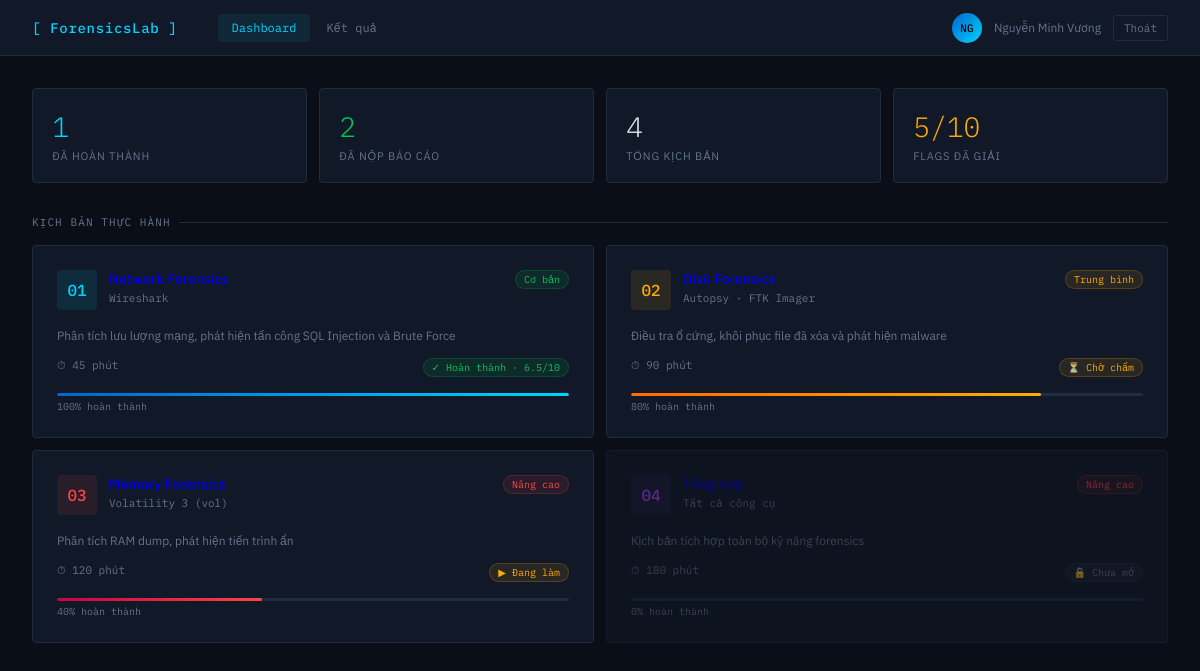
/dashboard (signed in), run on the app's committed database.
### tables this page shows
CREATE TABLE scenarios (
                id INTEGER PRIMARY KEY,
                title TEXT,
                description TEXT,
                level TEXT,
                tools TEXT,
                duration TEXT,
                status TEXT DEFAULT 'locked'
            );

CREATE TABLE progress (
                id INTEGER PRIMARY KEY,
                user_id INTEGER,
                scenario_id INTEGER,
                status TEXT DEFAULT 'not_started',
                score REAL,
                submitted_at TEXT,
                report TEXT, teacher_score REAL DEFAULT 0.0,
                FOREIGN KEY (user_id) REFERENCES users(id) ON DELETE CASCADE,
                FOREIGN KEY (scenario_id) REFERENCES scenarios(id) ON DELETE CASCADE
            );

### app.py (the view, shortened to what this page needs)
@app.route('/dashboard')
def dashboard():
    if 'user_id' not in session:
        return redirect(url_for('login'))
    conn = get_db()
    scenarios = conn.execute("SELECT * FROM scenarios").fetchall()
    if session['role'] == 'student':
        progress = conn.execute("SELECT * FROM progress WHERE user_id=?", (session['user_id'],)).fetchall()
        progress_map = {p['scenario_id']: p for p in progress}
        solved_flags = conn.execute("SELECT COUNT(*) FROM user_answers WHERE user_id=? AND is_correct=1", (session['user_id'],)).fetchone()[0]
        total_flags = conn.execute("SELECT COUNT(*) FROM questions").fetchone()[0]
        return render_template('student_dashboard.html', scenarios=scenarios, progress_map=progress_map,
                               solved_flags=solved_flags, total_flags=total_flags)

### app.py (called while the page is built)
def get_db():
    db = getattr(g, '_database', None)
    if db is None:
        db = g._database = sqlite3.connect(DB)
        db.row_factory = sqlite3.Row
        db.execute("PRAGMA foreign_keys = ON;")
    return db

@app.teardown_appcontext
def close_connection(exception):
    db = getattr(g, '_database', None)
    if db is not None:
        db.close()

### templates/student_dashboard.html (shortened to what this page needs)
{% extends 'base.html' %}
{% block navbar %}
<nav class="navbar">
  <span class="brand">[ ForensicsLab ]</span>
  <div class="nav-links">
    <a class="nav-link active" href="/dashboard">Dashboard</a>
    <a class="nav-link" href="#">Kết quả</a>
  </div>
  <div class="nav-right">
    <div class="avatar">{{ session.fullname[:2].upper() }}</div>
    <span style="display: inline-block; max-width: 120px; overflow: hidden; text-overflow: ellipsis; white-space: nowrap;">{{ session.fullname }}</span>
    <a class="logout" href="/logout">Thoát</a>
  </div>
</nav>
{% endblock %}
{% block content %}
<div class="content">
  <div class="stats">
    {% set done = progress_map.values()|selectattr('status','equalto','graded')|list|length %}
    {% set submitted = progress_map.values()|selectattr('status','in',['submitted','graded'])|list|length %}
    <div class="stat"><div class="stat-val" style="color:var(--accent)">{{ done }}</div><div class="stat-label">Đã hoàn thành</div></div>
    <div class="stat"><div class="stat-val" style="color:var(--success)">{{ submitted }}</div><div class="stat-label">Đã nộp báo cáo</div></div>
    <div class="stat"><div class="stat-val">{{ scenarios|length }}</div><div class="stat-label">Tổng kịch bản</div></div>
    <div class="stat"><div class="stat-val" style="color:var(--warning)">{{ solved_flags }}/{{ total_flags }}</div><div class="stat-label">Flags đã giải</div></div>
  </div>
  <div class="section-title">Kịch bản thực hành</div>
  <div class="labs">
    {% set colors = ['c1','c2','c3','c4'] %}
    {% set nums = ['n1','n2','n3','n4'] %}
    {% set pfs = ['pf1','pf2','pf3','pf4'] %}
    {% set badges = ['b-basic','b-mid','b-adv','b-adv'] %}
    {% for s in scenarios %}
    {% set p = progress_map.get(s.id) %}
    {% set locked = s.status == 'locked' %}
    <a href="{% if not locked %}/lab/{{ s.id }}{% else %}#{% endif %}" class="lab-card {{ colors[loop.index0] }} {% if locked %}locked{% endif %}">
      <div class="lab-header">
        <div class="lab-num {{ nums[loop.index0] }}">0{{ loop.index }}</div>
        <div style="flex:1">
          <div class="lab-title">{{ s.title }}</div>
          <div class="lab-sub">{{ s.tools }}</div>
        </div>
        <span class="badge {{ badges[loop.index0] }}">{{ s.level }}</span>
      </div>
      <div style="font-size:12px;color:var(--muted);line-height:1.6">{{ s.description }}</div>
      <div class="lab-meta">
        <span>⏱ {{ s.duration }}</span>
        <span style="margin-left:auto">
          {% if locked %}<span class="badge b-locked">🔒 Chưa mở</span>
          {% elif p and p.status == 'graded' %}<span class="badge b-done">✓ Hoàn thành{% if p.score %} · {{ p.score }}/10{% endif %}</span>
          {% elif p and p.status == 'submitted' %}<span class="badge b-ongoing">⏳ Chờ chấm</span>
          {% elif p %}<span class="badge b-ongoing">▶ Đang làm</span>
          {% else %}<span class="badge b-basic">Bắt đầu</span>{% endif %}
        </span>
      </div>
      <div class="prog-track"><div class="prog-fill {{ pfs[loop.index0] }}" style="width:{% if p and p.status=='graded' %}100{% elif p and p.status=='submitted' %}80{% elif p %}40{% else %}0{% endif %}%"></div></div>
      <div class="prog-label">{% if p and p.status=='graded' %}100{% elif p and p.status=='submitted' %}80{% elif p %}40{% else %}0{% endif %}% hoàn thành</div>
    </a>
    {% endfor %}
  </div>
</div>
{% endblock %}

### templates/base.html (shortened to what this page needs)
<!DOCTYPE html>
<html lang="vi">
<head>
    <link rel="stylesheet" href="{{ url_for('static', filename='css/style.css') }}">
</head>
<body>
    {% block navbar %}{% endblock %}
    {% block content %}{% endblock %}
</body>
</html>

### static/css/style.css (style rules this page uses)
* { box-sizing: border-box; margin: 0; padding: 0; }
:root { --bg: #0a0e17; --surface: #111827; --surface2: #0f172a; --border: #1e2d40; --accent: #00d4ff; --accent2: #0066cc; --text: #e2e8f0; --muted: #64748b; --success: #00c853; --warning: #ffab00; --danger: #ff4444; }
body { background: var(--bg); color: var(--text); font-family: 'IBM Plex Sans', sans-serif; min-height: 100vh; }
.navbar { background: var(--surface); border-bottom: 1px solid var(--border); padding: 0 2rem; display: flex; align-items: center; height: 56px; gap: 1rem; }
.brand { font-family: 'IBM Plex Mono', monospace; font-size: 14px; color: var(--accent); font-weight: 500; letter-spacing: .05em; text-decoration: none; }
.nav-links { display: flex; gap: 2px; margin-left: 1.5rem; }
.nav-link { padding: 6px 14px; border-radius: 3px; font-size: 12px; color: var(--muted); cursor: pointer; text-decoration: none; font-family: 'IBM Plex Mono', monospace; transition: .15s; }
.nav-link:hover, .nav-link.active { color: var(--accent); background: rgba(0, 212, 255, .08); }
.nav-right { margin-left: auto; display: flex; align-items: center; gap: 12px; font-size: 12px; color: var(--muted); }
.avatar { width: 30px; height: 30px; border-radius: 50%; background: linear-gradient(135deg, var(--accent2), var(--accent)); display: flex; align-items: center; justify-content: center; font-size: 11px; font-weight: 500; color: #000; font-family: 'IBM Plex Mono', monospace; }
.logout { padding: 5px 10px; border: 1px solid var(--border); border-radius: 3px; background: transparent; color: var(--muted); font-size: 11px; cursor: pointer; font-family: 'IBM Plex Mono', monospace; text-decoration: none; transition: 0.15s; }
.content { padding: 2rem; max-width: 1200px; margin: 0 auto; }
.section-title { font-size: 11px; color: var(--muted); text-transform: uppercase; letter-spacing: .1em; font-family: 'IBM Plex Mono', monospace; margin-bottom: 1rem; display: flex; align-items: center; gap: 8px; }
.section-title::after { content: ''; flex: 1; height: 1px; background: var(--border); }
.badge { font-size: 10px; padding: 2px 8px; border-radius: 20px; font-family: 'IBM Plex Mono', monospace; display: inline-block; }
.b-basic { background: rgba(0, 200, 83, .1); color: var(--success); border: 1px solid rgba(0, 200, 83, .2); }
.b-mid { background: rgba(255, 171, 0, .1); color: var(--warning); border: 1px solid rgba(255, 171, 0, .2); }
.b-adv { background: rgba(255, 68, 68, .1); color: var(--danger); border: 1px solid rgba(255, 68, 68, .2); }
.b-locked { background: rgba(100, 116, 139, .1); color: var(--muted); border: 1px solid var(--border); }
.b-done { background: rgba(0, 200, 83, .1); color: var(--success); border: 1px solid rgba(0, 200, 83, .2); }
.b-ongoing { background: rgba(255, 171, 0, .1); color: var(--warning); border: 1px solid rgba(255, 171, 0, .2); }

### data on the page
scenarios: tools "Wireshark", level "Cơ bản", description "Phân tích lưu lượng mạng, phát hiện tấn công SQL Injection và Brute Force", duration "45 phút", shows "100"
progress: score "6.5"
scenarios: tools "Autopsy · FTK Imager", level "Trung bình", description "Điều tra ổ cứng, khôi phục file đã xóa và phát hiện malware", duration "90 phút", shows "⏳ Chờ chấm", shows "80"
scenarios: tools "Volatility 3 (vol)", level "Nâng cao", description "Phân tích RAM dump, phát hiện tiến trình ẩn", duration "120 phút", shows "▶ Đang làm", shows "40"
scenarios: tools "Tất cả công cụ", level "Nâng cao", description "Kịch bản tích hợp toàn bộ kỹ năng forensics", duration "180 phút", shows "🔒 Chưa mở"

### other printed values
{{ session.fullname[:2].upper() }} "NG"
{{ session.fullname }} "Nguyễn Minh Vương"
{{ done }} "1"
{{ submitted }} "2"
{{ scenarios|length }} "4"
{{ solved_flags }} "5"
{{ total_flags }} "10"
